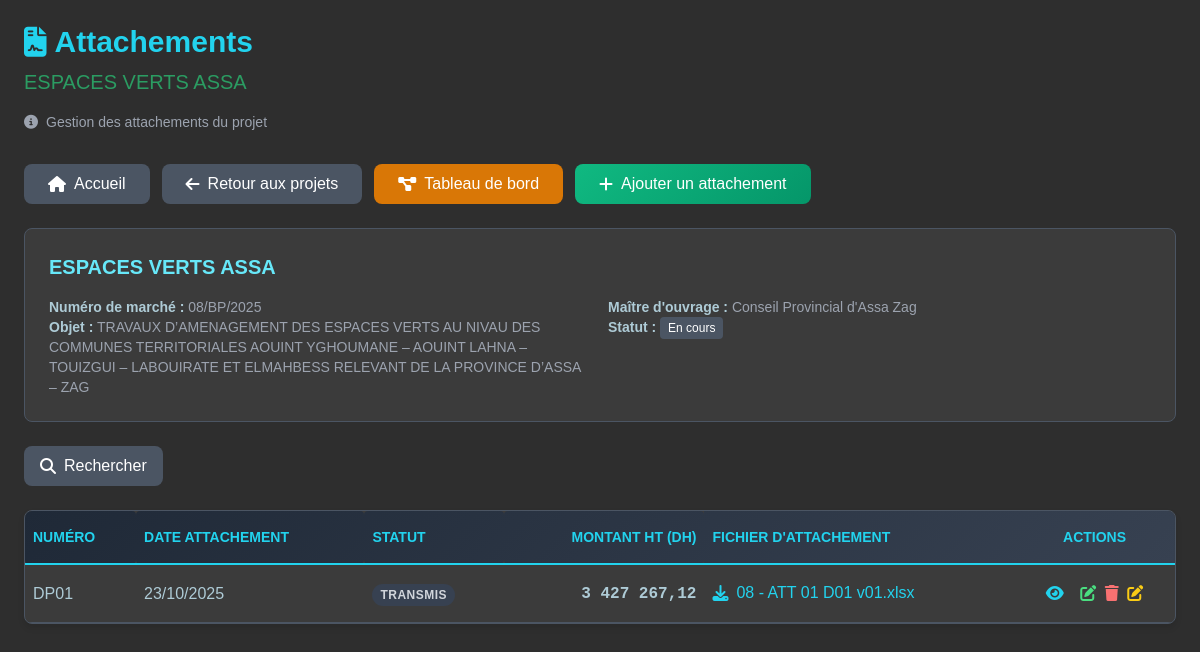
The page /projet/8/attachements/ (signed in) on the database as committed earlier.
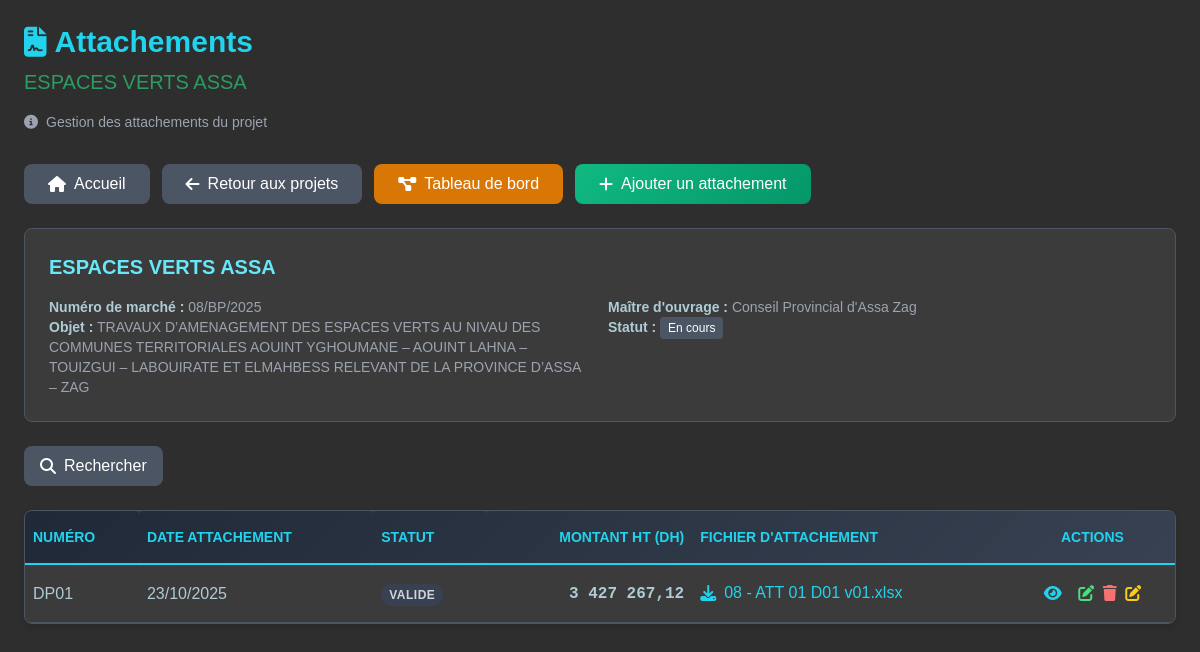
The same page on the database as committed later.
### projets/models.py (models this page shows, shortened)
class Attachement(models.Model):
    STATUT_ATTACHEMENT = [
        ('BROUILLON', 'Brouillon'),
        ('SIGNE', 'Signé'),
        ('TRANSMIS', 'Transmis'),
        ('VALIDE', 'Validé'),
    ]
    projet = models.ForeignKey('Projet', on_delete=models.CASCADE, related_name='attachements')
    numero = models.CharField(max_length=20, verbose_name="Numéro d'attachement")
    date_etablissement = models.DateField(verbose_name="Date d'établissement")
    date_debut_periode = models.DateField(verbose_name="Date début période")
    date_fin_periode = models.DateField(verbose_name="Date fin période")
    statut = models.CharField(max_length=15, choices=STATUT_ATTACHEMENT, default='BROUILLON')
    observations = models.TextField(blank=True, verbose_name="Observations")
    if getattr(settings, 'USE_CLOUDINARY', False):
        from cloudinary.models import CloudinaryField
        fichier = CloudinaryField('raw', folder='attachements', resource_type='raw', default=None)
    else:
        fichier = models.FileField(upload_to='attachements/%Y/%m/', null=True, blank=True)
    original_filename = models.CharField(max_length=255, blank=True, verbose_name="Nom de fichier original")
    date_creation = models.DateTimeField(auto_now_add=True)
    class Meta:
        verbose_name = "Attachement"
        verbose_name_plural = "Attachements"
        ordering = ['-date_etablissement', '-numero']
    @property
    def get_file_name(self):
        if self.original_filename:
            return self.original_filename
        elif self.fichier:
            if getattr(settings, 'USE_CLOUDINARY', False):
                return self.__str__()
            return os.path.basename(self.fichier.name)
        return ""
    @property
    def total_montant_ht(self):
        return sum(ligne.montant_ligne_realise for ligne in self.lignes_attachement.all())

class LigneAttachement(models.Model):
    attachement = models.ForeignKey('Attachement', on_delete=models.CASCADE, related_name='lignes_attachement')
    ligne_lot = models.ForeignKey('LigneBordereau', on_delete=models.CASCADE, related_name='lignes_attachement')
    numero = models.CharField(_("N°"), max_length=20, null=True, blank=True)
    designation = models.TextField(_("Désignation"))
    unite = models.CharField(_("Unité"), max_length=10, null=True, blank=True)
    quantite_initiale = models.DecimalField(_("Quantité"), max_digits=10, decimal_places=2)
    prix_unitaire = models.DecimalField(_("Prix unitaire (DH)"), max_digits=12, decimal_places=2)
    quantite_realisee = models.DecimalField(max_digits=15, decimal_places=3, default=0, verbose_name="Quantité réalisée")
    quantite_cumulee = models.DecimalField(max_digits=15, decimal_places=3, default=0, verbose_name="Quantité cumulée")
    class Meta:
        verbose_name = "Ligne d'attachement"
        verbose_name_plural = "Lignes d'attachement"
        unique_together = ['attachement', 'ligne_lot']
    @property
    def montant_ligne_realise(self):
        return self.quantite_realisee * self.prix_unitaire

### projets/views.py (the view)
# urls.py: path('projet/<int:projet_id>/attachements/', views.liste_attachements, name='liste_attachements'),
@login_required
def liste_attachements(request, projet_id):
    projet = get_object_or_404(Projet, id=projet_id)
    attachements = Attachement.objects.filter(projet=projet).order_by('id')
    context = {
        'projet': projet,
        'attachements': attachements,
    }
    return render(request, 'projets/decomptes/liste_attachements.html', context)

### projets/templatetags/formatters.py (called while the page is built)
@register.filter
def format_quantity(value):
    try:
        number = float(value)
        return f"{number:,.2f}".replace(",", " ").replace(".", ",")
    except (ValueError, TypeError):
        return "0,00"

### projets/templates/projets/decomptes/liste_attachements.html (shortened to what the changed rows need)
<!DOCTYPE html>
<html lang="fr">
<head>
    {% load static %}
    {% load formatters %}
    <link rel="stylesheet" href="https://cdnjs.cloudflare.com/ajax/libs/font-awesome/6.4.0/css/all.min.css" />
    <script src="https://cdn.tailwindcss.com"></script>
</head>
<body class="p-6">
    <div class="max-w-6xl mx-auto">
        <div class="mb-8">
            <h1 class="text-3xl font-bold text-cyan-400 mb-2 flex items-center gap-2">
                <i class="fas fa-file-contract"></i>
                Attachements
            </h1>
            <h2 class="text-xl text-[#2B9C62]">{{ projet.nom }}</h2>
        </div>
        <div class="bg-[#3B3B3B] border border-[#4B5563] rounded-lg p-6 mb-6">
            <h2 class="text-xl font-semibold text-cyan-300 mb-4">{{ projet.nom }}</h2>
        </div>
        <div class="table-container">
            {% if attachements %}
            <div class="overflow-x-auto">
                <table class="min-w-full">
                    <thead class="table-header">
                        <tr>
                            <th class="px-2 py-4 text-left text-cyan-400 font-semibold uppercase text-sm sortable" data-sort="numero">
                                Numéro
                            </th>
                            <th class="px-2 py-4 text-left text-cyan-400 font-semibold uppercase text-sm sortable" data-sort="date">
                                Date Attachement
                            </th>
                            <th class="px-2 py-4 text-left text-cyan-400 font-semibold uppercase text-sm sortable" data-sort="statut">
                                Statut
                            </th>
                            <th class="px-2 py-4 text-right text-cyan-400 font-semibold uppercase text-sm sortable" data-sort="montant">
                                Montant HT (DH)
                            </th>
                            <th class="px-2 py-4 text-left text-cyan-400 font-semibold uppercase text-sm">
                                Fichier d'attachement
                            </th>
                            <th class="px-2 py-4 text-center text-cyan-400 font-semibold uppercase text-sm">
                                Actions
                            </th>
                        </tr>
                    </thead>
                    <tbody class="divide-y divide-gray-700">
                        {% for attachement in attachements %}
                        <tr class="table-row text-[#AECBD6]">
                            <td class="px-2 py-4 whitespace-nowrap font-medium">
                                {{ attachement.numero }}
                            </td>
                            <td class="px-2 py-4 whitespace-nowrap">
                                {{ attachement.date_fin_periode|date:"d/m/Y" }}
                            </td>
                            <td class="px-2 py-4 whitespace-nowrap">
                                <span class="statut-badge
                                    {% if attachement.statut == 'Validé' %}bg-green-900 text-green-300
                                    {% elif attachement.statut == 'En attente' %}bg-yellow-900 text-yellow-300
                                    {% elif attachement.statut == 'Rejeté' %}bg-red-900 text-red-300
                                    {% else %}bg-gray-700 text-gray-300{% endif %}">
                                    {{ attachement.statut }}
                                </span>
                            </td>
                            <td class="px-2 py-4 whitespace-nowrap montant-cell">
                                {{ attachement.total_montant_ht|format_quantity }}
                            </td>
                            <td class="px-2 py-4">
                                {% if attachement.fichier %}
                                <a href="{% url 'projets:download_document' 'Attachement' attachement.id %}?download=true"
                                class="text-cyan-400 hover:text-cyan-300 transition inline-flex items-center"
                                target="_blank">
                                    <i class="fa-solid fa-download mr-2"></i>
                                        <span class="truncate overflow-ellipsis overflow-hidden">
                                            {{ attachement.get_file_name }}
                                        </span>
                                </a>
                                {% else %}
                                    <span class="text-gray-400 italic">Aucun fichier</span>
                                {% endif %}
                            </td>
                            <td class="px-2 py-4 text-center space-x-1">
                                <a href="{% url 'projets:detail_attachement' attachement.id %}"
                                class="mr-2 text-cyan-400 hover:text-cyan-300 transition inline-flex items-center"
                                title="Voir le detail de cet attachement">
                                    <i class="fa-solid fa-eye"></i>
                                </a>
                                <a href="{% url 'projets:modifier_attachement' attachement.id %}"
                                   class="mr-1 text-green-400 hover:text-green-300 transition inline-flex items-center"
                                   title="Modifier cet attachement">
                                    <i class="fa-solid fa-edit"></i>
                                </a>
                                <button onclick="openDeleteModal({{ attachement.id }}, '{{ attachement.numero }}')"
                                      class="mr-1 text-red-400 hover:text-red-300 transition inline-flex items-center"
                                        title="Supprimer cet attachement">
                                    <i class="fa-solid fa-trash"></i>
                                </button>
                                {% if attachement.decompte %}
                                <a href="{% url 'projets:liste_decomptes' projet.id %}?from_attachements=true&attachement_id={{ attachement.id }}&action=modifier&modifier={{ attachement.decompte.id }}"
                                    class="mr-1 text-yellow-400 hover:text-yellow-300 transition inline-flex items-center"
                                    title="Modifier le décompte">
                                    <i class="fa-solid fa-edit"></i>
                                </a>
                                {% endif %}
                            </td>
                        </tr>
                        {% endfor %}
                    </tbody>
                </table>
            </div>
            {% endif %}
        </div>
    </div>
</body>
</html>

Rows that differ between the two databases and show on the page:
changed Attachement "DP01": statut "TRANSMIS" → "VALIDE"
